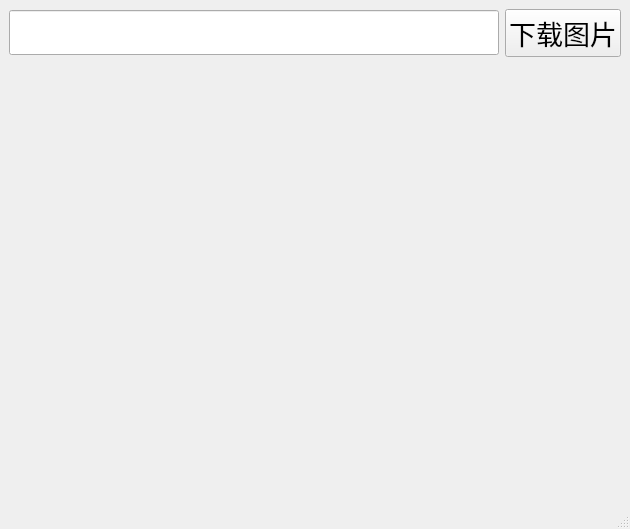
<?xml version="1.0" encoding="UTF-8"?>
<ui version="4.0">
 <class>MainWindow</class>
 <widget class="QMainWindow" name="MainWindow">
  <property name="geometry">
   <rect>
    <x>0</x>
    <y>0</y>
    <width>630</width>
    <height>529</height>
   </rect>
  </property>
  <property name="windowTitle">
   <string>MainWindow</string>
  </property>
  <widget class="QWidget" name="centralwidget">
   <layout class="QGridLayout" name="gridLayout">
    <item row="0" column="0">
     <layout class="QVBoxLayout" name="verticalLayout">
      <item>
       <layout class="QHBoxLayout" name="horizontalLayout">
        <item>
         <widget class="QLineEdit" name="lineEdit">
          <property name="font">
           <font>
            <family>楷体</family>
            <pointsize>20</pointsize>
           </font>
          </property>
         </widget>
        </item>
        <item>
         <widget class="QPushButton" name="pushButton">
          <property name="font">
           <font>
            <family>楷体</family>
            <pointsize>20</pointsize>
           </font>
          </property>
          <property name="text">
           <string>下载图片</string>
          </property>
         </widget>
        </item>
       </layout>
      </item>
      <item>
       <widget class="QLabel" name="label">
        <property name="styleSheet">
         <string notr="true"/>
        </property>
        <property name="text">
         <string/>
        </property>
       </widget>
      </item>
     </layout>
    </item>
   </layout>
  </widget>
  <widget class="QMenuBar" name="menubar">
   <property name="geometry">
    <rect>
     <x>0</x>
     <y>0</y>
     <width>630</width>
     <height>17</height>
    </rect>
   </property>
  </widget>
  <widget class="QStatusBar" name="statusbar"/>
 </widget>
 <resources/>
 <connections/>
</ui>
